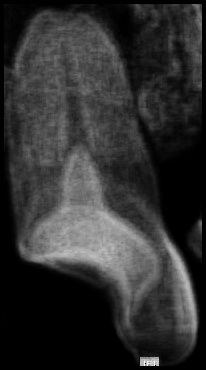
#> input picture tooth/APLT/16_jpg.rf.244fb6568e74aa33f21c0016ffb2212c.jpg, 206 x 370 px, found by its file name; its folder holds 4 pictures in this run
$ python OTSU.py
#> lines starting #> are read from the running program, lines starting #| are printed output that depends on the picture; after the words box and inside, x2 and y2 are one past the last pixel; in counts of white or black regions, pixels touching at a corner belong together
import cv2
import numpy as np
import os

img_dir = "tooth/APLT"
output_dir = "tooth/APLT_OTSU"

os.makedirs(output_dir, exist_ok=True)

for name in os.listdir(img_dir):
   img_path = os.path.join(img_dir, name)
   output_path = os.path.join(output_dir, name)


   # 讀取灰度圖像
   image = cv2.imread(img_path, cv2.IMREAD_GRAYSCALE)
#> image is the input picture: shape (370, 206); min 0, max 250, mean 47.9
   height, width = image.shape
#> height = 370; width = 206

   # Otsu's 方法
   '''
   a. image: 輸入的灰度圖像。
   b. 0: 閾值，這裡設置為 0，因為 Otsu's 方法會忽略這個參數。
   c. 255: 超過閾值的像素賦予的新值，這裡設置為 255，表示二值化後的像素值為最大值。
   d. cv2.THRESH_BINARY + cv2.THRESH_OTSU: 這是二值化的方法，
      其中 cv2.THRESH_BINARY 表示超過閾值的像素賦予給新值（在這裡是 255），否則賦予 0，
      而 cv2.THRESH_OTSU 則表示使用 Otsu's 方法自動選擇閾值。
   '''

   _, otsu_threshold = cv2.threshold(image, 0, 255, cv2.THRESH_BINARY + cv2.THRESH_OTSU)
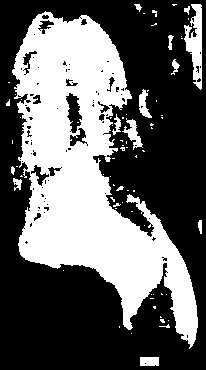
#> otsu_threshold: shape (370, 206); 38.9% white; 72 white regions (57 under 20 px), largest, box (x1, y1, x2, y2) and area: (12, 11, 198, 349) 27480, (184, 4, 202, 90) 859, (122, 118, 143, 150) 255

   cv2.imwrite(output_path, otsu_threshold)
#> pass 2 of the loop `for name in os.listdir(img_dir):`:
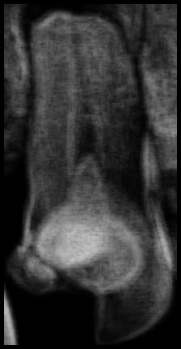
#> input picture tooth/APLT/16_jpg.rf.244fb6568e74aa33f21c0016ffb2212c2.jpg, 181 x 349 px, found by its file name
#> image is the input picture: shape (349, 181); min 0, max 196, mean 50.9
#> `_, otsu_threshold = cv2.threshold(image, 0, 255, cv2.THRESH_BINARY + c..`:
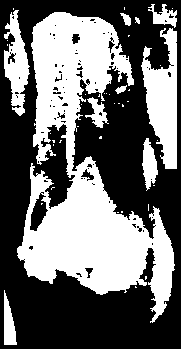
#> otsu_threshold: shape (349, 181); 42.9% white; 44 white regions (34 under 20 px), largest, box (x1, y1, x2, y2) and area: (17, 12, 175, 323) 20776, (141, 28, 177, 169) 2995, (4, 10, 30, 116) 1452
#> pass 3 of the loop `for name in os.listdir(img_dir):`:
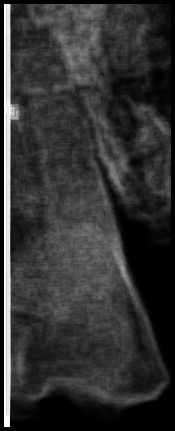
#> input picture tooth/APLT/16_jpg.rf.244fb6568e74aa33f21c0016ffb2212c3.jpg, 175 x 431 px, found by its file name
#> image is the input picture: shape (431, 175); min 0, max 255, mean 50.7
#> `_, otsu_threshold = cv2.threshold(image, 0, 255, cv2.THRESH_BINARY + c..`:
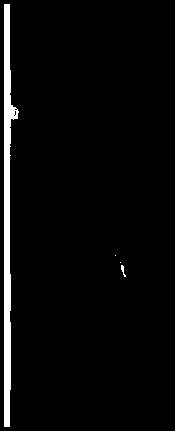
#> otsu_threshold: shape (431, 175); 3.7% white; 4 white regions (2 under 20 px), largest, box (x1, y1, x2, y2) and area: (4, 4, 19, 427) 2797, (121, 265, 126, 277) 26
#> the loop made 4 passes; the first 3 are shown


   # [7 lines of commented-out code are left out]
